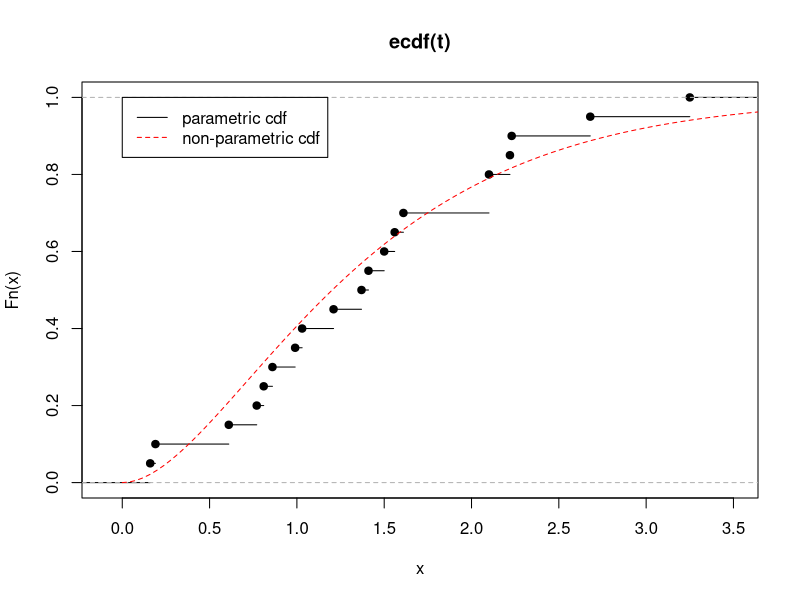

Write the R code that produced this figure.
#1.
t = c(1.56, 0.99, 1.37, 1.03, 0.86, 0.61, 3.25, 0.16, 2.23, 0.77, 0.81, 1.50,
      2.22, 2.10, 1.41, 0.19, 2.10, 2.68, 1.61, 1.21)

#(negative) log-likelihood function:
logL = function(alpha){
  -sum(log((alpha^2)*t*exp(-alpha*t)))
}

#optimise log-likelihood:
MLE = optim(par = 1, fn = logL, method = "BFGS")


#2. 
D2.logL = -2*length(t)/MLE$par^2
Var = -1/D2.logL

#3.
F.nonparametric = ecdf(t)
plot(F.nonparametric)

#4.
F.parametric = function(x){
  1 - exp(-MLE$par*x) - MLE$par*x*exp(-MLE$par*x)
}
curve(expr = F.parametric, from = 0, to = 4, lty = 2, col = 'red', add = TRUE)

#5. 
legend(0,1, legend = c('parametric cdf', 'non-parametric cdf'), col = c('black', 'red'), lty = c(1,2))

#6. 
1 - F.nonparametric(3)
1 - F.parametric(3)

#variance = F(t)*(1-F(t))/n for non-parametric estimate. Note variance of 1-F(t)
#is the same as variance of F(3).
(F.nonparametric(3)*(1-F.nonparametric(3)))/length(t)
